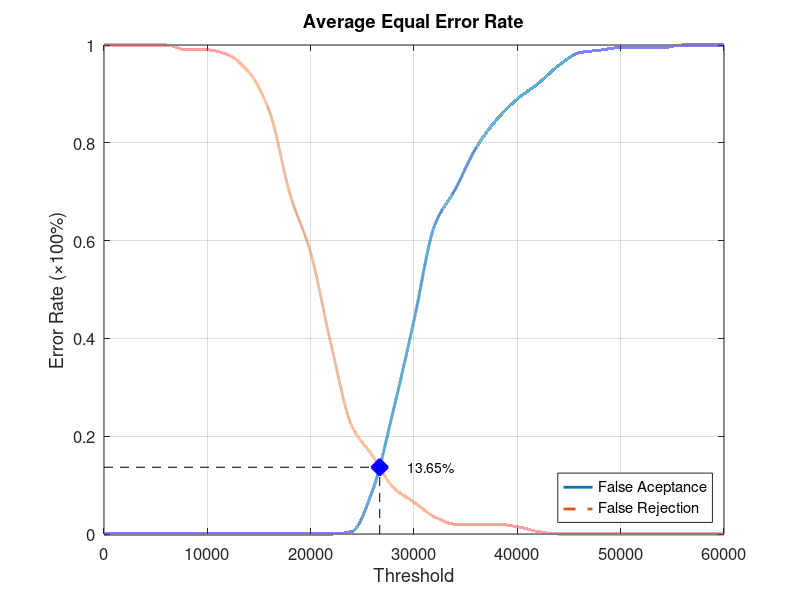
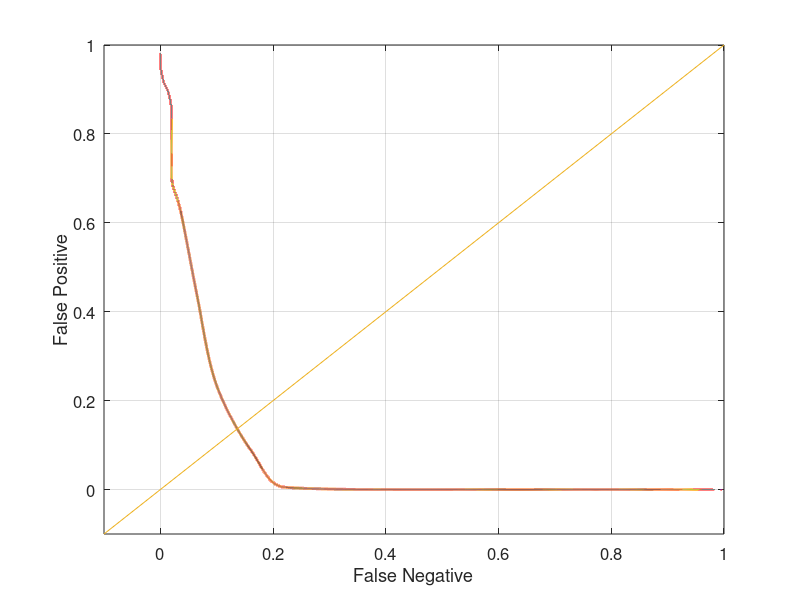

Write MATLAB code to recreate these figures, in order.
function yEER = Database2_2
close all;
clear;
clc;
x = 0:2000:60000;
xq = 0:0.5:60000;

y0 = [0 0 0 0 0 0 0 0 0 0 0 0 0.00526316 0.0894737 0.252632 0.436842 0.631579 0.705263 0.789474 0.847368 0.889474 0.921053 0.957895 0.984211 0.989474 0.994737 0.994737 0.994737 1 1 1];
yy0 = interp1(x, y0, xq, 'pchip');
y1 = [1 1 1 1 0.99 0.99 0.98 0.945 0.865 0.695 0.575 0.385 0.22 0.16 0.095 0.065 0.035 0.02 0.02 0.02 0.015 0.005 0 0 0 0 0 0 0 0 0];
yy1 = interp1(x, y1, xq, 'pchip');

% Calculating EER: 
y2 = abs(y0 - y1);
find(y2 == min(y2))
yy2 = abs(yy0 - yy1);
xEER = find(yy2 == min(yy2));
xEERIndex = xq(xEER) % X-axis EER
yEER = yy0(xEER) % Y-axis EER

main = figure
plot(xq, yy0,'-','LineWidth', 2);	hold on
plot(xq, yy1,'--','LineWidth', 2);	hold on
plot([xEERIndex xEERIndex], [0 yEER], 'k--');	hold on
plot([0 xEERIndex], [yEER yEER], 'k--');	hold on
plot(xEERIndex, yEER, 'bx', 'LineWidth', 10);	hold on
text(xEERIndex + 10 * xEERIndex / 100, yEER, [num2str(round((10000 * yEER)) / 100) '%'])
legend('False Aceptance', 'False Rejection', 'Location', 'SouthEast')
xlabel('Threshold')
ylabel('Error Rate (\times100%)')
title('Average Equal Error Rate')
set(gca, 'FontSize', 12)
axis([0 60000 0 1])
grid on

print(main, 'Database2_2Main', '-dpng');
FNRxFPR = figure('Color', [1 1 1]);
plot(yy1, yy0, '-', yy1, yy0, 'LineWidth', 2);
hold on
y = -0.1:0.1:1
plot(y, y); 
set(gca, 'FontSize', 12)
xlabel('False Negative')
ylabel('False Positive')
axis([-0.1 1 -0.1 1])
set(gca, 'FontSize', 12)
grid on

print(FNRxFPR, 'Database2_2FNRxFPR','-dpng');
end
